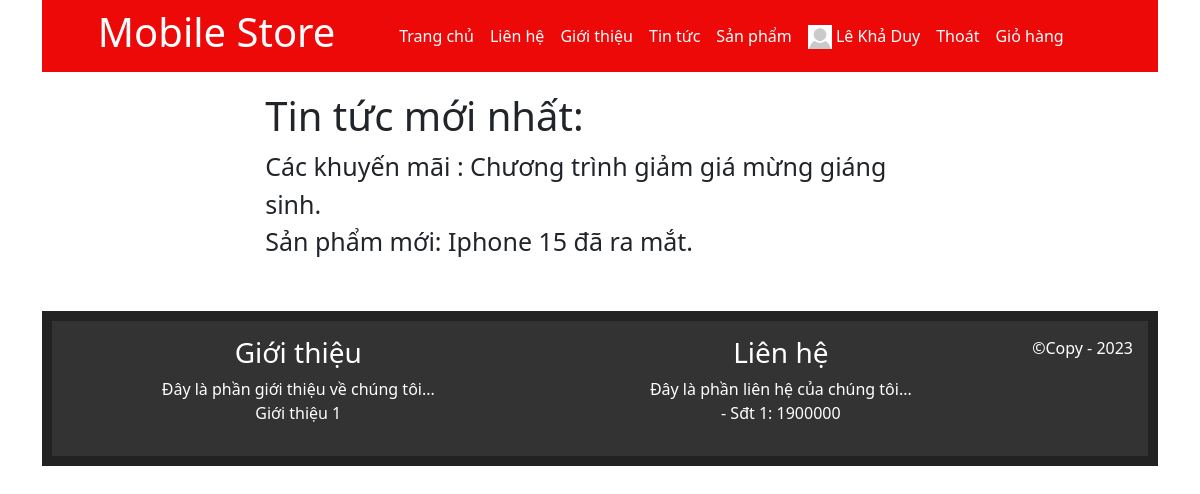
/index.php?act=tintuc (signed in), run on the app's committed database.
### tables this page shows
CREATE TABLE `tbl_lienhegioithieu` (
  `id` tinyint(1) NOT NULL DEFAULT 1,
  `gioithieu` text DEFAULT 'Đây là phần giới thiệu...',
  `lienhe` text DEFAULT 'Đây là phần liên hệ...',
  `tintuc` text NOT NULL DEFAULT 'Tin tức'
);

### index.php (called while the page is built, shortened)
<?php
    include "Model/lienhegioithieu.php";
    include "Controller/controller.php"
?>

### Model/lienhegioithieu.php (called while the page is built, shortened)
<?php
    function getfooter() {
        $conn=connectdb();
        $stmt = $conn->prepare("SELECT * FROM tbl_lienhegioithieu WHERE id=1");
        $stmt->execute();
        $kq=$stmt->fetchAll();
        return $kq;
    }
?>

### View/tintuc.php (the view)
<div class="tintuc">
    <p><?php echo $kq[0]['tintuc']; ?></p>
</div>

### View/footer.php (shortened to what this page needs)
    <div class="mfooter" id="info">
        <footer>
            <div class="fcontainer">
                <div class="fcolumn">
                    <h3>Giới thiệu</h3>
                    <p><?php echo $footer[0]['gioithieu']; ?></p>
                </div>
                <div class="fcolumn">
                    <h3>Liên hệ</h3>
                    <p><?php echo $footer[0]['lienhe']; ?></p>
                </div>
                <p>©Copy - 2023</p>
            </div>
        </footer>
    </div>
</div>
</body>
</html>

### View/style.css (style rules this page uses)
footer { background-color: #ccc; margin-top: 50px; padding: 20px; }
.fcontainer { display: flex; flex-wrap: wrap; justify-content: space-between; padding: 15px; background-color: #333; color: white; }
.fcolumn { flex: 1; margin-right: 20px; }
footer { text-align: center; padding: 10px; background-color: #222; color: white; }
.tintuc { margin-top: 20px; margin-left: 20%; width: 60%; font-size: 25px; }

### data on the page
tbl_lienhegioithieu: tintuc "Tin tức mới nhất: Các khuyến mãi : Chương trình giảm giá mừng giáng sinh. Sản phẩm mới: Iphone 15 đã ra mắt.", gioithieu "Đây là phần giới thiệu về chúng tôi... Giới thiệu 1", lienhe "Đây là phần liên hệ của chúng tôi... - Sđt 1: 1900000"

### other printed values
$_SESSION['name'] "Lê Khả Duy"
